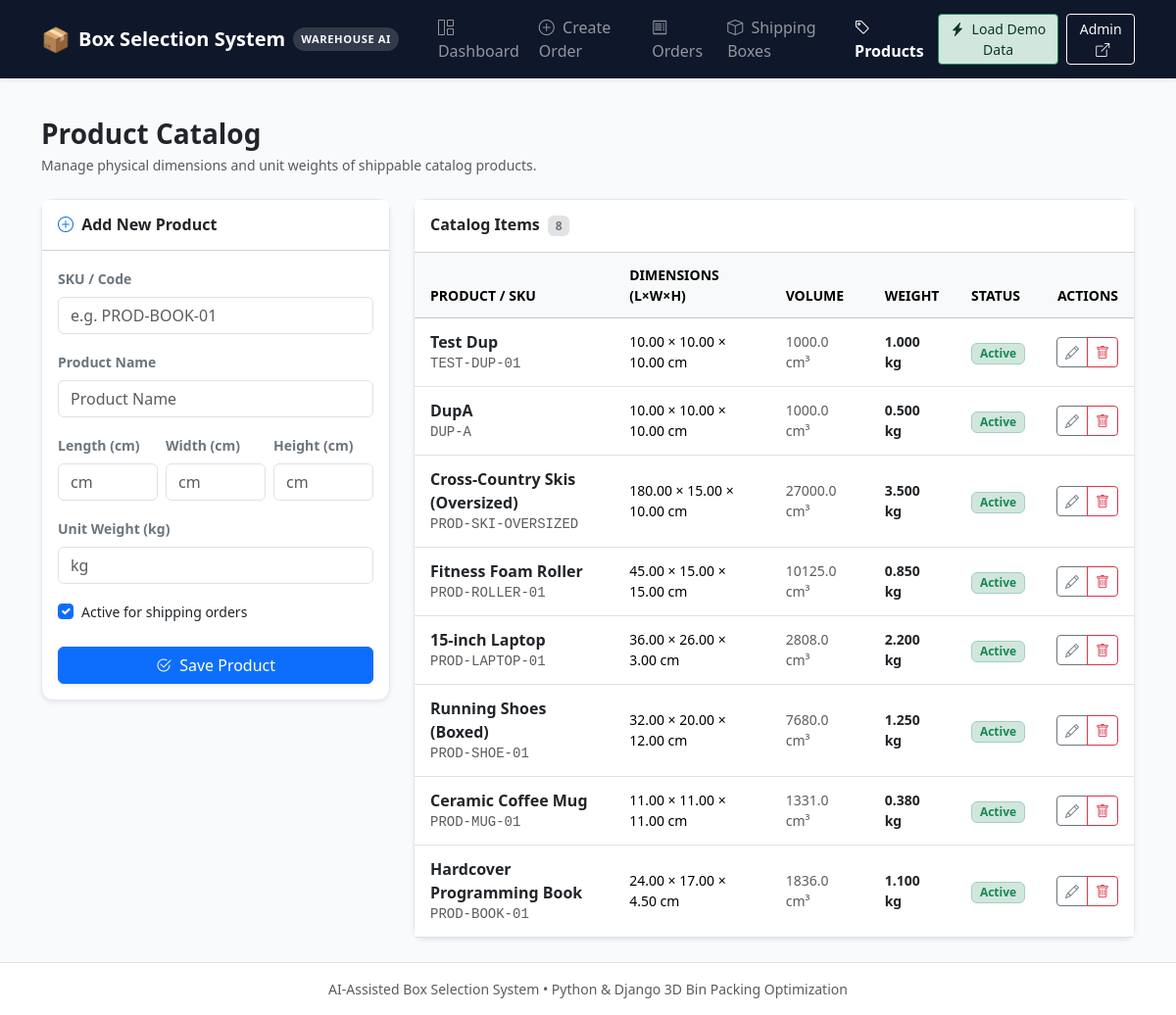
Before: /products/ with the older database file.
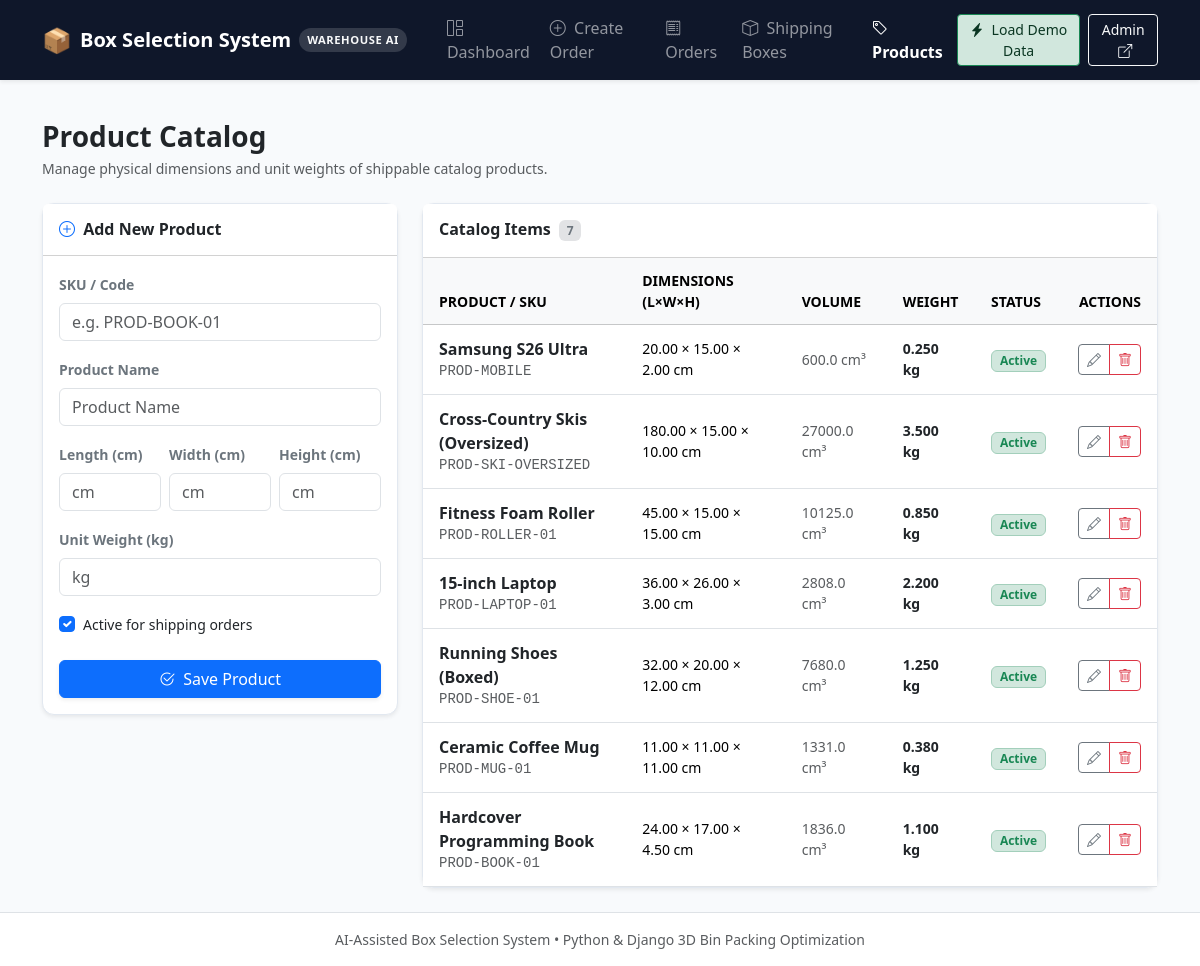
After: the same page with the newer database file.
### fulfillment/models/product.py (models this page shows, shortened)
class Product(models.Model):
    sku = models.CharField(
        max_length=64,
        unique=True,
        db_index=True,
        help_text="Unique Stock Keeping Unit (e.g., 'PROD-BOOK-001')"
    )
    name = models.CharField(max_length=255)
    length = models.DecimalField(
        max_digits=8,
        decimal_places=2,
        validators=[MinValueValidator(Decimal('0.01'))],
        help_text="Length in cm (minimum 0.01)"
    )
    width = models.DecimalField(
        max_digits=8,
        decimal_places=2,
        validators=[MinValueValidator(Decimal('0.01'))],
        help_text="Width in cm (minimum 0.01)"
    )
    height = models.DecimalField(
        max_digits=8,
        decimal_places=2,
        validators=[MinValueValidator(Decimal('0.01'))],
        help_text="Height in cm (minimum 0.01)"
    )
    weight = models.DecimalField(
        max_digits=8,
        decimal_places=3,
        validators=[MinValueValidator(Decimal('0.001'))],
        help_text="Weight in kg (minimum 0.001)"
    )
    is_active = models.BooleanField(
        default=True,
        db_index=True,
        help_text="Indicates whether this product is eligible for active orders."
    )
    created_at = models.DateTimeField(auto_now_add=True)
    updated_at = models.DateTimeField(auto_now=True)
    class Meta:
        ordering = ['name']
        constraints = [
            models.CheckConstraint(
                condition=models.Q(length__gt=0) &
                models.Q(width__gt=0) &
                models.Q(height__gt=0) &
                models.Q(weight__gt=0),
                name='product_positive_dimensions_and_weight'
            )
        ]
    @property
    def volume(self) -> Decimal:
        return self.length * self.width * self.height

### fulfillment/views/catalog_views.py (the view)
# urls.py: path('products/', views.product_list_create, name='product_list_create'),
def product_list_create(request):
    if request.method == 'POST':
        form = ProductForm(request.POST)
        if form.is_valid():
            product = form.save()
            messages.success(request, f"Product '{product.name}' ({product.sku}) added successfully.")
            return redirect('product_list_create')
        else:
            messages.error(request, "Please correct the form errors below.")
    else:
        form = ProductForm()
    products = Product.objects.all().order_by('-created_at')
    return render(request, 'fulfillment/product_list.html', {
        'form': form,
        'products': products
    })

### fulfillment/forms/catalog_forms.py
class ProductForm(forms.ModelForm):
    class Meta:
        model = Product
        fields = ['sku', 'name', 'length', 'width', 'height', 'weight', 'is_active']
        widgets = {
            'sku': forms.TextInput(attrs={'class': 'form-control', 'placeholder': 'e.g. PROD-BOOK-01'}),
            'name': forms.TextInput(attrs={'class': 'form-control', 'placeholder': 'Product Name'}),
            'length': forms.NumberInput(attrs={'class': 'form-control', 'step': '0.01', 'min': '0.01', 'placeholder': 'cm'}),
            'width': forms.NumberInput(attrs={'class': 'form-control', 'step': '0.01', 'min': '0.01', 'placeholder': 'cm'}),
            'height': forms.NumberInput(attrs={'class': 'form-control', 'step': '0.01', 'min': '0.01', 'placeholder': 'cm'}),
            'weight': forms.NumberInput(attrs={'class': 'form-control', 'step': '0.001', 'min': '0.001', 'placeholder': 'kg'}),
            'is_active': forms.CheckboxInput(attrs={'class': 'form-check-input'}),
        }

### templates/fulfillment/product_list.html (shortened to what the changed rows need)
{% extends "fulfillment/base.html" %}
{% block content %}
<div class="d-flex justify-content-between align-items-center mb-4">
    <div>
        <h1 class="h3 fw-bold text-dark mb-1">Product Catalog</h1>
    </div>
</div>
<div class="row g-4">
    <div class="col-12 col-lg-8">
        <div class="card shadow-sm">
            <div class="card-header bg-white py-3 d-flex justify-content-between align-items-center">
                <h5 class="card-title fw-bold text-dark mb-0 fs-6">
                    Catalog Items <span class="badge bg-secondary-subtle text-secondary ms-1">{{ products.count }}</span>
                </h5>
            </div>
            <div class="card-body p-0">
                {% if products %}
                    <div class="table-responsive">
                        <table class="table table-hover align-middle mb-0">
                            <thead class="table-light">
                                <tr class="text-uppercase small text-muted">
                                    <th>Product / SKU</th>
                                    <th>Dimensions (L×W×H)</th>
                                    <th>Volume</th>
                                    <th>Weight</th>
                                    <th>Status</th>
                                    <th class="text-end">Actions</th>
                                </tr>
                            </thead>
                            <tbody>
                                {% for p in products %}
                                    <tr>
                                        <td>
                                            <div class="fw-bold text-dark">{{ p.name }}</div>
                                            <div class="text-muted small font-monospace">{{ p.sku }}</div>
                                        </td>
                                        <td class="small">{{ p.length }} × {{ p.width }} × {{ p.height }} cm</td>
                                        <td class="small text-muted">{{ p.volume|floatformat:1 }} cm³</td>
                                        <td class="small fw-semibold text-dark">{{ p.weight }} kg</td>
                                        <td>
                                            {% if p.is_active %}
                                                <span class="badge bg-success-subtle text-success border border-success-subtle">Active</span>
                                            {% else %}
                                                <span class="badge bg-secondary-subtle text-secondary">Inactive</span>
                                            {% endif %}
                                        </td>
                                        <td class="text-end">
                                            <div class="btn-group btn-group-sm">
                                                <a href="{% url 'product_edit' p.pk %}" class="btn btn-outline-secondary" title="Edit Product">
                                                    <i class="bi bi-pencil"></i>
                                                </a>
                                                <a href="{% url 'product_delete' p.pk %}" class="btn btn-outline-danger" title="Delete Product">
                                                    <i class="bi bi-trash"></i>
                                                </a>
                                            </div>
                                        </td>
                                    </tr>
                                {% endfor %}
                            </tbody>
                        </table>
                    </div>
                {% else %}
                    <div class="p-5 text-center text-muted">
                        <i class="bi bi-tags fs-1 text-secondary"></i>
                        <p class="mt-2 mb-0">No products in catalog yet.</p>
                        <p class="small text-muted">Add your first product using the form or click "Load Demo Data" above.</p>
                    </div>
                {% endif %}
            </div>
        </div>
    </div>
</div>
{% endblock %}

Changed rows visible on the page:
removed Product: name "Test Dup", sku "TEST-DUP-01", length "10.00", width "10.00", height "10.00", volume "1000.0", weight "1.000", is_active "Active"
removed Product: name "DupA", sku "DUP-A", length "10.00", width "10.00", height "10.00", volume "1000.0", weight "0.500", is_active "Active"
added Product: name "Samsung S26 Ultra", sku "PROD-MOBILE", length "20.00", width "15.00", height "2.00", volume "600.0", weight "0.250", is_active "Active"
Other visible differences:
{{ products.count }}: "8" → "7"
